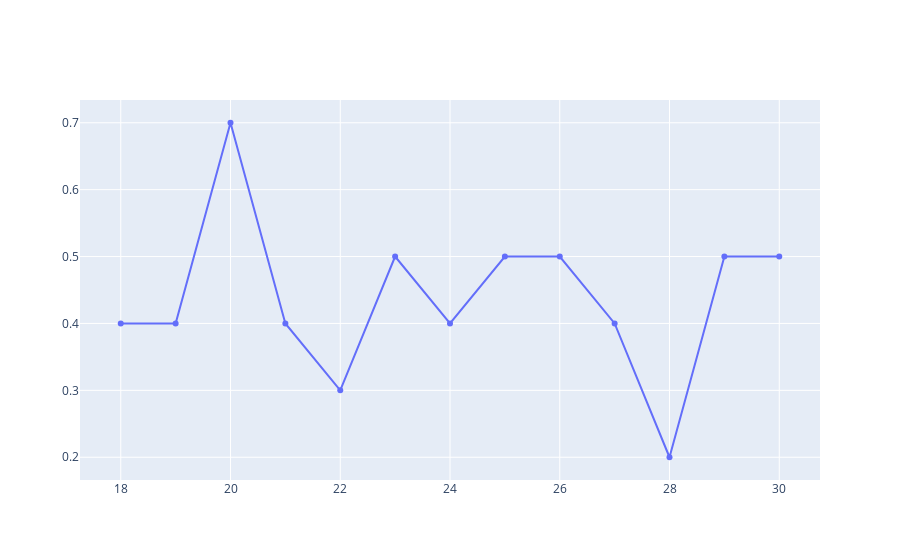

The cell this chart's notebook holds for it:
### Code cell
score_df=pd.DataFrame(index=lista_x, data={'Jornada':lista_a, 
                            'Score_test':lista_stest})
fig = go.Figure()
fig.add_trace(go.Scatter(x=score_df['Jornada'],y=score_df['Score_test'], mode='lines+markers', name='Score_test'))
fig.show()

### Figure 1 — Plotly figure (JSON) as saved in the notebook; plotly's stock layout.template omitted (floating-point values rounded to 4 significant figures)
{"data": [{"mode": "lines+markers", "name": "Score_test", "type": "scatter", "x": [30, 29, 28, 27, 26, 25, 24, 23, 22, 21, 20, 19, 18], "y": [0.5, 0.5, 0.2, 0.4, 0.5, 0.5, 0.4, 0.5, 0.3, 0.4, 0.7, 0.4, 0.4]}], "layout": {}}
